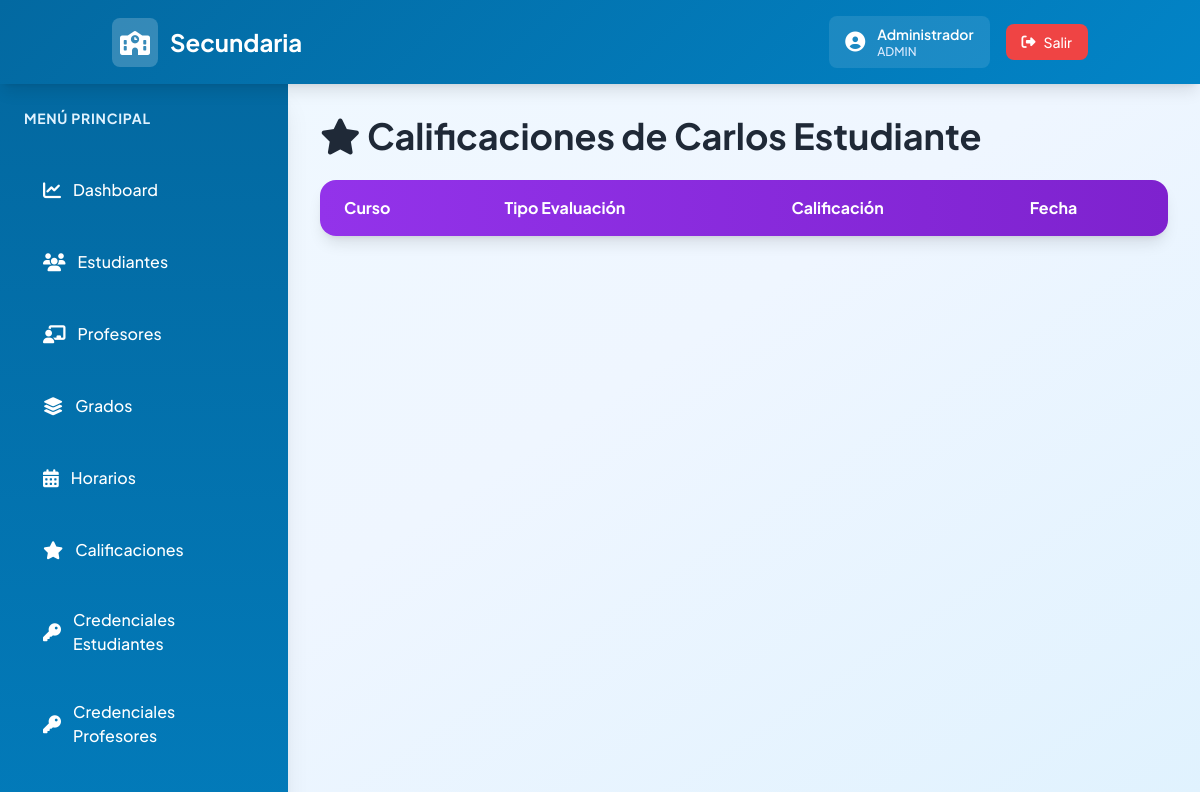
The app's page /student/9936ab3e-a371-4b2a-abfd-834e637c33ca/assessments (signed in) with its own data.
### models.py (models this page shows)
class User(UserMixin, db.Model):
    __tablename__ = 'users'
    id = db.Column(db.String(36), primary_key=True, default=lambda: str(uuid.uuid4()))
    email = db.Column(db.String(255), unique=True, nullable=False)
    password = db.Column(db.String(255), nullable=False)
    name = db.Column(db.String(255), nullable=False)
    role = db.Column(db.String(20), nullable=False)
    created_at = db.Column(db.DateTime, default=datetime.utcnow)

### routes.py (the view)
@app.route('/student/<student_id>/assessments')
@login_required
def student_assessments(student_id):
    student = Student.query.get(student_id)
    if not student:
        flash('Estudiante no encontrado', 'error')
        return redirect(url_for('dashboard'))
    assessments = Assessment.query.join(Enrollment).filter(Enrollment.student_id == student_id).all()
    return render_template('student_assessments.html', student=student, assessments=assessments)

### app.py (called while the page is built)
@login_manager.user_loader
def load_user(user_id):
    try:
        return User.query.get(user_id)
    except Exception as e:
        print(f"Error loading user: {e}")
        return None

### templates/student_assessments.html (shortened to what this page needs)
{% extends "base.html" %}
{% block content %}
<div class="space-y-6">
    <h1 class="text-4xl font-bold text-gray-800"><i class="fas fa-star"></i> Calificaciones de {{ student.user.name }}</h1>
    <div class="bg-white rounded-2xl shadow-lg overflow-hidden">
        <table class="w-full">
            <thead class="bg-gradient-to-r from-purple-600 to-purple-700 text-white">
                <tr><th class="px-6 py-4 text-left">Curso</th><th class="px-6 py-4 text-left">Tipo Evaluación</th><th class="px-6 py-4 text-left">Calificación</th><th class="px-6 py-4 text-left">Fecha</th></tr>
            </thead>
        </table>
    </div>
</div>
{% endblock %}

### templates/base.html (shortened to what this page needs)
<!DOCTYPE html>
<html lang="es">
<head>
    <script src="https://cdn.tailwindcss.com"></script>
    <link rel="stylesheet" href="https://cdnjs.cloudflare.com/ajax/libs/font-awesome/6.4.0/css/all.min.css">
</head>
<body class="bg-gradient-to-br from-sky-50 via-blue-50 to-sky-100 text-gray-800 min-h-screen">
    <nav class="gradient-header text-white shadow-lg sticky top-0 z-50">
        <div class="container mx-auto px-6 py-4 flex justify-between items-center">
            <div class="text-2xl font-bold flex items-center gap-3">
                <div class="bg-white bg-opacity-20 p-2 rounded-lg">
                    <i class="fas fa-school text-2xl"></i>
                </div>
                <span>Secundaria</span>
            </div>
            <div class="flex gap-4 items-center">
                {% if current_user.is_authenticated %}
                <a href="{{ url_for('my_profile') }}" class="flex items-center gap-3 bg-white bg-opacity-10 px-4 py-2 rounded-lg hover:bg-opacity-20 transition cursor-pointer">
                    <i class="fas fa-user-circle text-xl"></i>
                    <div class="text-sm">
                        <div class="font-semibold">{{ current_user.name }}</div>
                        <div class="text-xs text-blue-100 uppercase font-medium">{{ current_user.role }}</div>
                    </div>
                </a>
                <a href="{{ url_for('logout') }}" class="bg-red-500 hover:bg-red-600 px-4 py-2 rounded-lg transition font-medium text-sm flex items-center gap-2">
                    <i class="fas fa-sign-out-alt"></i> Salir
                </a>
                {% endif %}
            </div>
        </div>
    </nav>
    {% if current_user.is_authenticated %}
    <div class="flex">
        <aside class="w-72 bg-gradient-to-b from-sky-700 to-sky-600 text-white min-h-screen p-6 shadow-xl">
            <div class="mb-8">
                <h2 class="text-sm font-bold uppercase tracking-wider text-sky-100 mb-4">Menú Principal</h2>
            </div>
            <ul class="space-y-3">
                <li>
                    <a href="{{ url_for('dashboard') }}" class="sidebar-item block p-4 rounded-lg hover:bg-sky-500 transition flex items-center gap-3 font-medium">
                        <i class="fas fa-chart-line text-lg"></i>
                        <span>Dashboard</span>
                    </a>
                </li>
                {% if current_user.role == 'admin' %}
                <li>
                    <a href="{{ url_for('students') }}" class="sidebar-item block p-4 rounded-lg hover:bg-sky-500 transition flex items-center gap-3 font-medium">
                        <i class="fas fa-users text-lg"></i>
                        <span>Estudiantes</span>
                    </a>
                </li>
                <li>
                    <a href="{{ url_for('teachers') }}" class="sidebar-item block p-4 rounded-lg hover:bg-sky-500 transition flex items-center gap-3 font-medium">
                        <i class="fas fa-chalkboard-user text-lg"></i>
                        <span>Profesores</span>
                    </a>
                </li>
                <li>
                    <a href="{{ url_for('grades') }}" class="sidebar-item block p-4 rounded-lg hover:bg-sky-500 transition flex items-center gap-3 font-medium">
                        <i class="fas fa-layer-group text-lg"></i>
                        <span>Grados</span>
                    </a>
                </li>
                <li>
                    <a href="{{ url_for('view_schedule') }}" class="sidebar-item block p-4 rounded-lg hover:bg-sky-500 transition flex items-center gap-3 font-medium">
                        <i class="fas fa-calendar-alt text-lg"></i>
                        <span>Horarios</span>
                    </a>
                </li>
                <li>
                    <a href="{{ url_for('admin_all_grades') }}" class="sidebar-item block p-4 rounded-lg hover:bg-sky-500 transition flex items-center gap-3 font-medium">
                        <i class="fas fa-star text-lg"></i>
                        <span>Calificaciones</span>
                    </a>
                </li>
                <li>
                    <a href="{{ url_for('admin_credentials') }}" class="sidebar-item block p-4 rounded-lg hover:bg-sky-500 transition flex items-center gap-3 font-medium">
                        <i class="fas fa-key text-lg"></i>
                        <span>Credenciales Estudiantes</span>
                    </a>
                </li>
                <li>
                    <a href="{{ url_for('admin_teacher_credentials') }}" class="sidebar-item block p-4 rounded-lg hover:bg-sky-500 transition flex items-center gap-3 font-medium">
                        <i class="fas fa-key text-lg"></i>
                        <span>Credenciales Profesores</span>
                    </a>
                </li>
                {% endif %}
            </ul>
        </aside>
        <main class="flex-1 p-8 fade-in">
    {% else %}
    <main class="flex justify-center items-center min-h-screen">
    {% endif %}
            {% block content %}{% endblock %}
        </main>
    {% if current_user.is_authenticated %}</div>{% endif %}
</body>
</html>

### templates/base.html (style rules this page uses)
* { font-family: 'Plus Jakarta Sans', sans-serif; }
.gradient-header { background: linear-gradient(135deg, #0369a1 0%, #0284c7 100%); }
.sidebar-item { transition: all 0.3s ease; border-left: 3px solid transparent; }
.fade-in { animation: fadeIn 0.5s ease-in; }

### records on screen
User: name "Administrador", role "ADMIN"
User: user.name "Carlos Estudiante"
